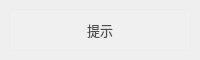
<?xml version="1.0" encoding="UTF-8"?>
<ui version="4.0">
 <class>tip</class>
 <widget class="QWidget" name="tip">
  <property name="geometry">
   <rect>
    <x>0</x>
    <y>0</y>
    <width>200</width>
    <height>60</height>
   </rect>
  </property>
  <property name="sizePolicy">
   <sizepolicy hsizetype="Expanding" vsizetype="Expanding">
    <horstretch>0</horstretch>
    <verstretch>0</verstretch>
   </sizepolicy>
  </property>
  <property name="minimumSize">
   <size>
    <width>200</width>
    <height>60</height>
   </size>
  </property>
  <property name="windowTitle">
   <string/>
  </property>
  <property name="styleSheet">
   <string notr="true">#tipBoard {
    border: 1px solid rgb(235, 235, 235);
    background-color: rgb(240, 240, 240);
    border-radius: 4px;
}

#tipLabel {
	font-family: &quot;微软雅黑&quot;;
    font: 10pt;
    border: none;
    background-color: transparent;
    color: rgb(80, 80, 80);
}</string>
  </property>
  <layout class="QVBoxLayout" name="verticalLayout">
   <property name="leftMargin">
    <number>9</number>
   </property>
   <property name="topMargin">
    <number>9</number>
   </property>
   <property name="rightMargin">
    <number>9</number>
   </property>
   <property name="bottomMargin">
    <number>9</number>
   </property>
   <item>
    <widget class="QWidget" name="tipBoard" native="true">
     <layout class="QVBoxLayout" name="verticalLayout_2">
      <item>
       <widget class="QLabel" name="tipLabel">
        <property name="text">
         <string>提示</string>
        </property>
        <property name="alignment">
         <set>Qt::AlignmentFlag::AlignCenter</set>
        </property>
       </widget>
      </item>
     </layout>
    </widget>
   </item>
  </layout>
 </widget>
 <resources/>
 <connections/>
</ui>
